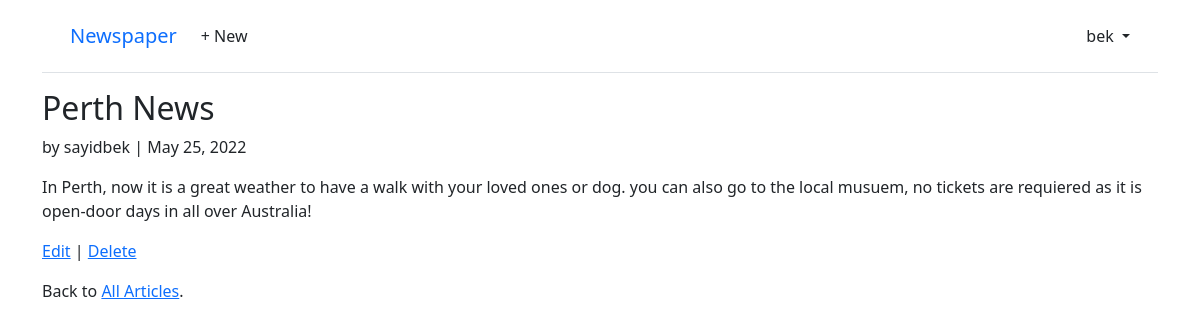
Screenshot of /articles/article-3/ (signed in) with the database file from the repository.
### accounts/models.py (models this page shows)
class CustomUser(AbstractUser):
    age = models.PositiveIntegerField(blank=True, null=True)

### articles/models.py (models this page shows, shortened)
class Article(models.Model):
    title = models.CharField(max_length=255)
    body = models.TextField(blank=True, null=True)
    date = models.DateField(auto_now_add=True)
    author = models.ForeignKey(
        get_user_model(),
        on_delete=models.CASCADE,
    )

### articles/views.py (the view)
# urls.py: path('article-<int:pk>/', views.ArticleDetailView.as_view(), name='article-detail'),
class ArticleDetailView(LoginRequiredMixin, DetailView):
    model = Article
    template_name = 'article/article_detail.html'

### templates/article/article_detail.html
{% extends "base.html" %}
{% block content %}
<div class="article-entry">
  <h2>{{ object.title }}</h2>
  <p>by {{ object.author }} | {{ object.date }}</p>
  <p>{{ object.body }}</p>
</div>
<p><a href="{% url 'article_edit' article.pk %}">Edit</a> |
  <a href="{% url 'article_delete' article.pk %}">Delete</a></p>
<p>Back to <a href="{% url 'article_list' %}">All Articles</a>.</p>
{% endblock content %}

### templates/base.html (shortened to what this page needs)
<!DOCTYPE html>
<html>
<head>
  <link href="https://cdn.jsdelivr.net/npm/bootstrap@5.1.3/dist/css/bootstrap.min.css" rel="stylesheet">
</head>
<body>
  <div class="container">
    <header class="p-3 mb-3 border-bottom">
      <div class="container">
        <div class="d-flex flex-wrap align-items-center justify-content-center
          justify-content-lg-start">
          <a class="navbar-brand" href="{% url 'home' %}">Newspaper</a>
          <ul class="nav col-12 col-lg-auto me-lg-auto mb-2 justify-content-center
            mb-md-0">
          {% if user.is_authenticated %}
            <li><a href="{% url 'article-new' %}" class="nav-link px-2 link-dark">+ New</a></li>
          </ul>
          <div class="dropdown text-end">
            <a href="#" class="d-block link-dark text-decoration-none dropdown-toggle"
              id="dropdownUser1" data-bs-toggle="dropdown" aria-expanded="false">
              {{ user.username }}
            </a>
          </div>
          {% else %}
          </ul>
          <div class="text-end">
            <a href="{% url 'login' %}" class="btn btn-outline-primary me-2">Log In</a>
            <a href="{% url 'signup' %}" class="btn btn-primary">Sign Up</a>
          </div>
          {% endif %}
        </div>
      </div>
    </header>
    <main>
      {% block content %}
      {% endblock content %}
    </main>
  </div>
</body>
</html>

### rows the page displays
CustomUser: username "bek"
Article: title "Perth News", author "sayidbek", date "May 25, 2022", body "In Perth, now it is a great weather to have a walk with your loved ones or dog. you can also go to the local musuem, no tickets are requiered as it is open-door days in all over Australia!"
